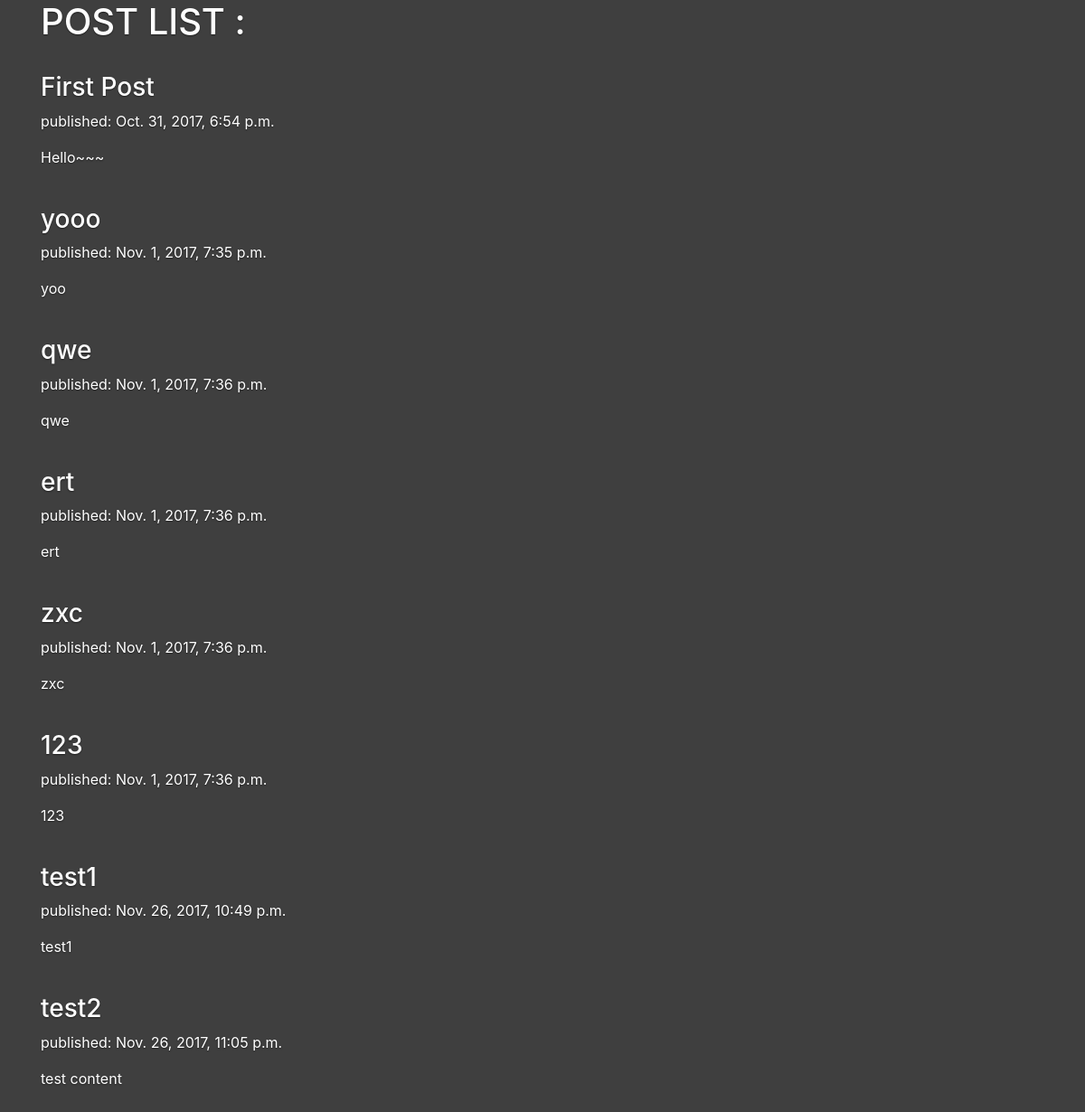
The app's page /InfoTrack/post_list.html with its own data.
### InfoTrack/models.py (models this page shows, shortened)
class Post(models.Model):
    title = models.CharField(max_length = 20, help_text ="Your post title.",blank = True)
    context = models.TextField(help_text ="What is in your mind?",blank = True)
    time = models.DateTimeField(auto_now_add = True)
    video = models.URLField(blank=True)
    TYPE_OF_POST = (
        ("---","---"),
        ('clubinfo', 'ClubInfo'),
        ('courseinfo', 'CourseInfo'),
        ('lookforride', 'FreeRide'),
        ('tutor', 'TutorInfo'),
        ('rent', 'RentInfo')
    )
    PostType = models.CharField(max_length=50, choices=TYPE_OF_POST, default='---')
    class Meta:
        ordering = ["time"]

### InfoTrack/views.py (the view)
def post_list(request):
    posts = Post.objects.all()
    return render(request, 'post_list.html', {'posts': posts})

### InfoTrack/templates/post_list.html
{% extends "post_base.html" %}
{% block content %}
<div align = "left">
<h1>POST LIST : </h1>
<br>
{% for post in posts %}
        <h3><a href="{% url 'post_detail' pk=post.pk %}"> {{ post.title }}</a></h3>
        <p>published: {{ post.time }}</p>
        <p>{{ post.context|linebreaksbr }}</p>
        <br>
{% endfor %}
</div>
{% endblock %}

### InfoTrack/templates/post_base.html (shortened to what this page needs)
<!DOCTYPE html>
<html lang="en">
  <head>
        <link rel="stylesheet" href="https://maxcdn.bootstrapcdn.com/bootstrap/4.0.0-beta/css/bootstrap.min.css">
       {% load static %}
        <link rel="stylesheet" href="{% static 'css/cover.css' %}">
  </head>
  <body>
    <div class =" container">
          {% block content %}{% endblock %}
    </div>
  </body>
</html>

### InfoTrack/static/css/cover.css (style rules this page uses)
a, a:focus, a:hover { color: #fff; }
html, body { height: 100%; background-color: rgba(0,0,0,.5); }
body { color: #fff; text-align: center; text-shadow: 0 .05rem .1rem rgba(0,0,0,.5); }

### records on screen
Post: title "First Post", time "Oct. 31, 2017, 6:54 p.m.", context "Hello~~~"
Post: title "yooo", time "Nov. 1, 2017, 7:35 p.m.", context "yoo"
Post: title "qwe", time "Nov. 1, 2017, 7:36 p.m.", context "qwe"
Post: title "ert", time "Nov. 1, 2017, 7:36 p.m.", context "ert"
Post: title "zxc", time "Nov. 1, 2017, 7:36 p.m.", context "zxc"
Post: title "123", time "Nov. 1, 2017, 7:36 p.m.", context "123"
Post: title "test1", time "Nov. 26, 2017, 10:49 p.m.", context "test1"
Post: title "test2", time "Nov. 26, 2017, 11:05 p.m.", context "test content"
